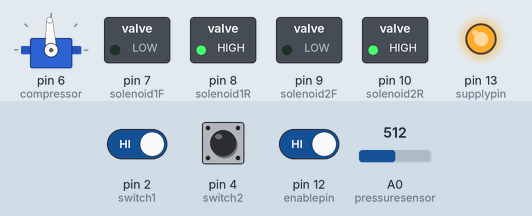
Bench run of a sketch on a simulated Arduino Uno, built with avr-gcc and run on an emulated ATmega328P. Shown: servo, switched loads named in the sketch (green lamp = pin HIGH), output pins drawn as LEDs (lit = HIGH). Inputs (shaded band) come from the test bench; at power-on: pin 2 (switch1) HIGH, pin 12 (enablepin) HIGH, A0 (pressuresensor) = 512, pin 4 (switch2) HIGH. What the sketch prints to the serial monitor is not drawn.

Above: at 1.2 s.
1.3 s: pin 2 (switch1) driven LOW and pin 12 (enablepin) driven LOW
At 1.6 s:
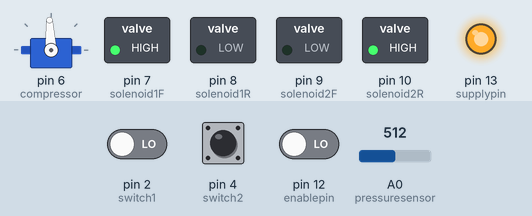
2.8 s: A0 (pressuresensor) set to 391
4.3 s: A0 (pressuresensor) set to 362
At 5.1 s:
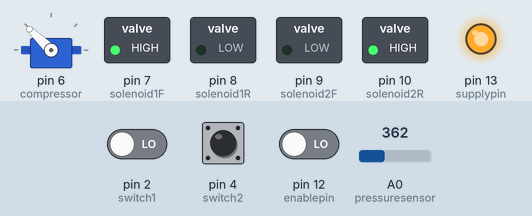
5.8 s: pin 2 (switch1) driven HIGH
At 6.3 s:
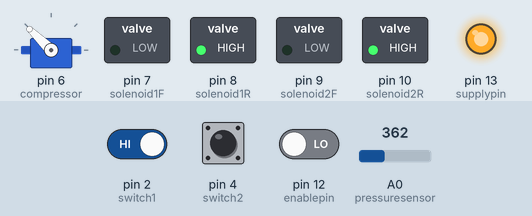
7.3 s: pin 4 (switch2) pulled LOW for 0.15 s
At 7.37 s:
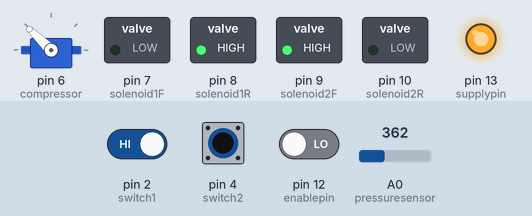
8.9 s: pin 4 (switch2) pulled LOW for 3.2 s
At 13.5 s:
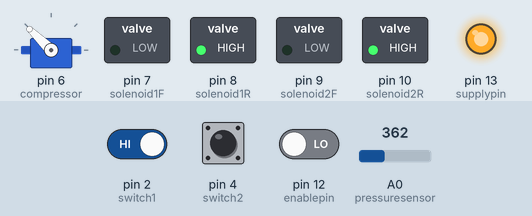
Timing chart, 0 to 14.6 s (numbered marks = the images above; inputs shaded):
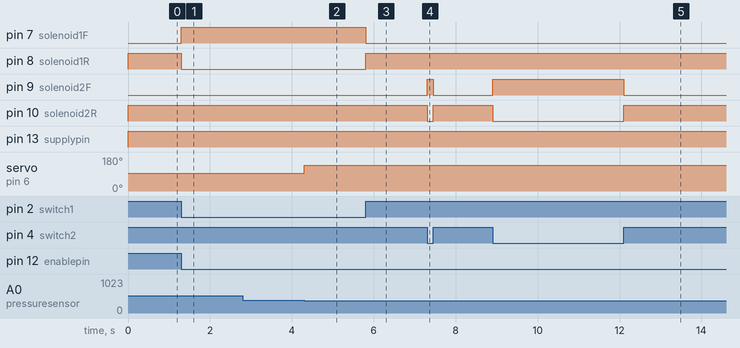

The sketch:

test_board1.ino
```cpp
#include <Servo.h>
const int switch1 = 2;
const int switch2 = 4;
const int pressuresensor = A0;
const int enablepin = 12;
const int solenoid1F = 7;
const int solenoid1R = 8;
const int solenoid2F = 9;
const int solenoid2R = 10;
int switch1state = 0;
int switch2state = 0;
float analogpressurevalue = 0;
float voltage = 0;
int pressure = 0;
int enablestate = 0;
int pressurestate = 1;
Servo compressor;
int supplypin = 13;

void setup()
{
  pinMode(switch1, INPUT_PULLUP);
  pinMode(switch2, INPUT_PULLUP);
  pinMode(pressuresensor, INPUT);
  pinMode(solenoid1F, OUTPUT);
  pinMode(solenoid1R, OUTPUT);
  pinMode(solenoid2F, OUTPUT);
  pinMode(solenoid2R, OUTPUT);
  pinMode(enablepin, INPUT_PULLUP);
  pinMode(supplypin, OUTPUT);
  Serial.begin(9600);
  compressor.attach(6);
}

void loop()
{
  //read switches
  if(digitalRead(switch1) == 1){
    switch1state = 0;
  }
  else{
    switch1state = 1;
  }

  if(digitalRead(switch2) == 1){
    switch2state = 0;
  }
  else{
    switch2state = 1;
  }


  // read and calculate pressure
  analogpressurevalue = analogRead(pressuresensor);
  voltage = analogpressurevalue / 204.6;
  pressure = (250 * (voltage / 4.949) - 18);
  //set pressure switch state
  if(pressure > 90){
    pressurestate = 0;
  }
  if(pressure < 75){
    pressurestate = 1;
  }

  Serial.println(pressure);

  //set enable state
  if(digitalRead(enablepin) == 0){
    enablestate = 1;
  }
  else{
    enablestate = 0;
  }


  //set compressor
  if( pressurestate == 1 && enablestate == 1){
    compressor.writeMicroseconds(1950);
  }
  else{
    compressor.writeMicroseconds(1500);
  }

  //enable 5v pin

  digitalWrite(supplypin, HIGH);
  //set solenoid 1
  if( switch1state == 1 && enablestate == 1 ){
    digitalWrite(solenoid1F, HIGH);
    digitalWrite(solenoid1R, LOW);
  }
  else{
    digitalWrite(solenoid1F, LOW);
    digitalWrite(solenoid1R, HIGH);

  //set solenoid 2
  if( switch2state == 1 && enablestate == 1 ){
    digitalWrite(solenoid2F, HIGH);
    digitalWrite(solenoid2R, LOW);
  }
  else{
    digitalWrite(solenoid2F, LOW);
    digitalWrite(solenoid2R, HIGH);
  }
  }

}
```

Measured:
- the behaviour switches between 377 and 376 on A0 (pressuresensor) (found by bisection; images 1 and 2)
- after the input at 1.3 s, pin 7 (solenoid1F): LOW → HIGH at once; pin 8 (solenoid1R): HIGH → LOW at once
- after the input at 4.3 s, servo on pin 6 (compressor): 93° → 136° at once
- after the input at 5.8 s, pin 7 (solenoid1F): HIGH → LOW at once; pin 8 (solenoid1R): LOW → HIGH at once
- after the input at 7.3 s, pin 9 (solenoid2F): LOW → HIGH at once, → LOW 0.15 s later; pin 10 (solenoid2R): HIGH → LOW at once, → HIGH 0.15 s later
- after the input at 8.9 s, pin 9 (solenoid2F): LOW → HIGH at once, → LOW 3.2 s later; pin 10 (solenoid2R): HIGH → LOW at once, → HIGH 3.2 s later
